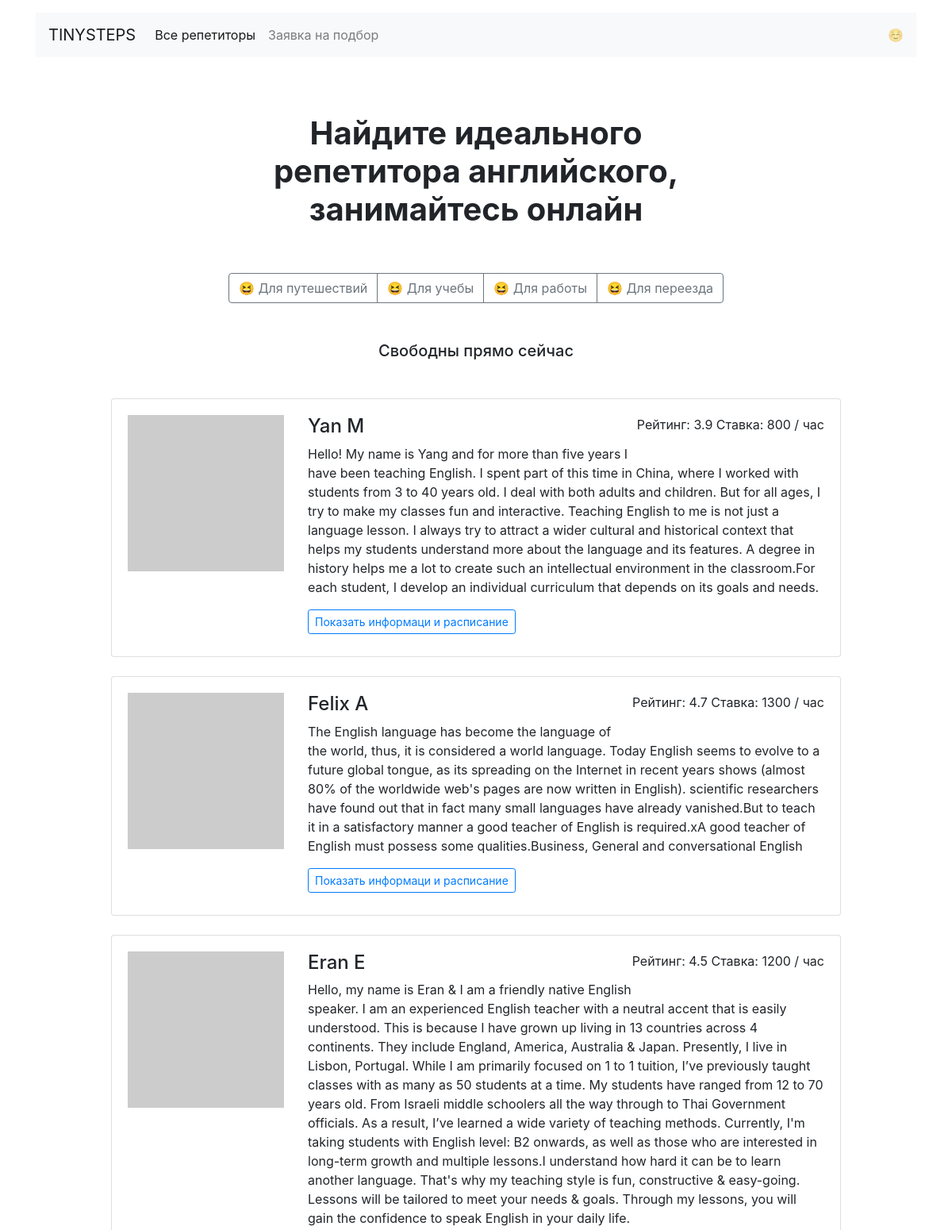
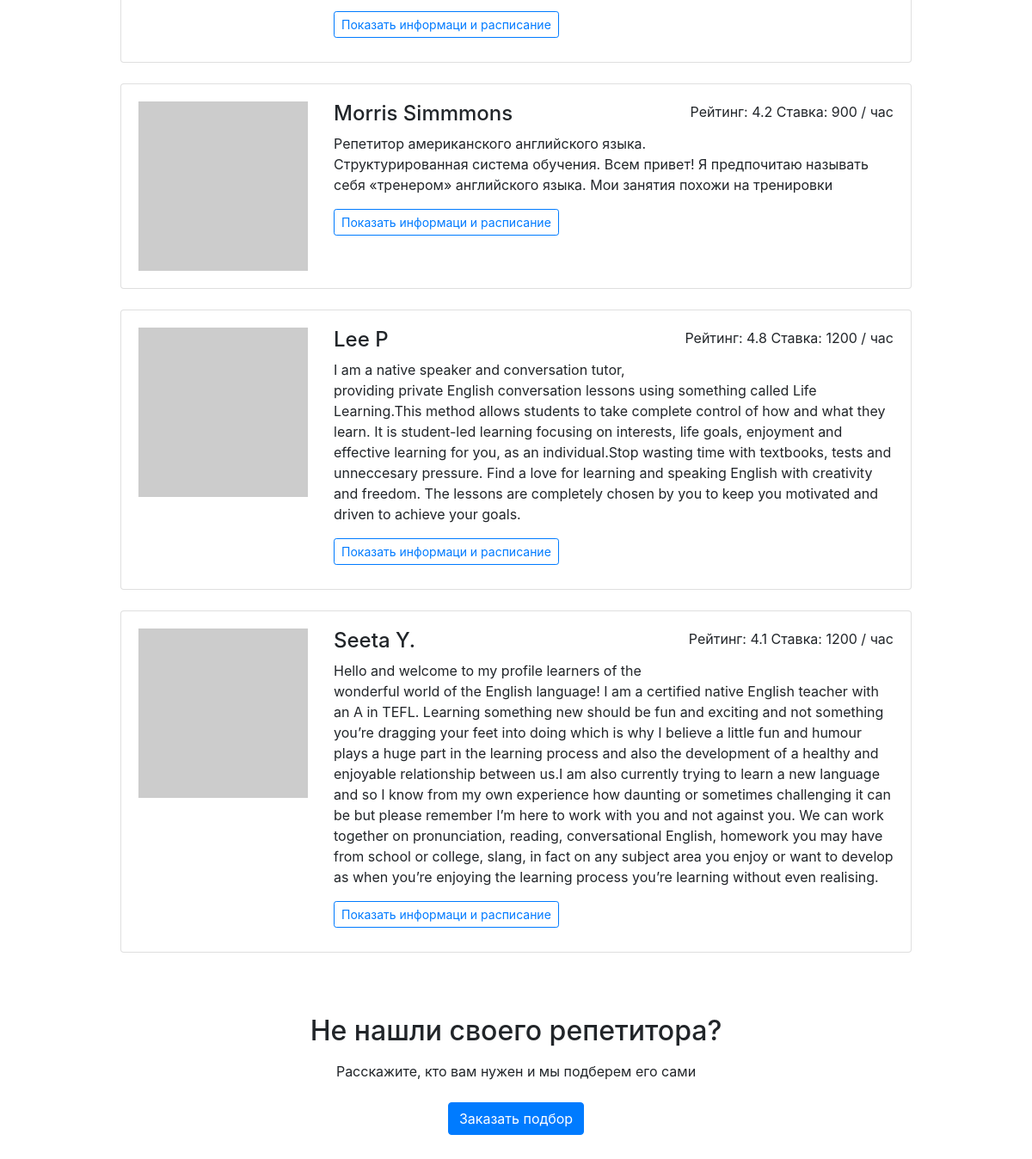
The page / on the database its author committed (2 pictures, top to bottom).
### app.py (models this page shows)
class Teacher(db.Model):
    __tablename__ = 'teachers'
    id = db.Column(db.Integer, primary_key=True)
    name = db.Column(db.String, nullable=False)
    about = db.Column(db.String, nullable=False)
    rating = db.Column(db.Float, nullable=False)
    picture = db.Column(db.String, nullable=False)
    price = db.Column(db.Integer, nullable=False)
    goals = db.Column(db.String, nullable=False)
    free = db.Column(db.String, nullable=False)
    bookings = db.relationship("Booking", back_populates="teacher")

### app.py (the view)
@app.route('/')
def index_r():
    teach_list = db.session.query(Teacher).all()
    random_teachers = random.sample(teach_list, 6)
    goals_dict = goals
    return render_template('index.html', teachers=random_teachers, goals_data=goals_dict)

### templates/index.html (shortened to what this page needs)
<!DOCTYPE html>
<html lang="ru">
<head>
  <link rel="stylesheet" href="https://stackpath.bootstrapcdn.com/bootstrap/4.3.1/css/bootstrap.min.css">
</head>
<body>
  <header class="container mt-3">
    <nav class="navbar navbar-expand-lg navbar-light bg-light">
      <a class="navbar-brand" href="/">TINYSTEPS</a>
      <div class="collapse navbar-collapse" id="navbarNav">
        <ul class="navbar-nav">
          <li class="nav-item active">
            <a class="nav-link" href="/">Все репетиторы</a>
          </li>
          <li class="nav-item">
            <a class="nav-link" href="/request/">Заявка на подбор</a>
          </li>
        </ul>
      </div>
      <span class="navbar-text d-sm-none d-lg-block">
        ☺️
      </span>
    </nav>
  </header>
  <main class="container mt-3 mb-5">
    <section>
    <h1 class="h1 text-center mx-auto mt-4 py-5"><strong>Найдите идеального <br>репетитора английского, <br>занимайтесь онлайн</strong></h1>
    <div class="text-center mb-5">
      <div class="btn-group mx-auto mb-0" role="group" aria-label="Basic example">
        {% for k,v in goals_data.items() %}
          <a href="/goals/{{ k }}" class="btn btn-outline-secondary"> {{ "\U0001F606" }} {{ v }} </a>
        {% endfor %}
      </div>
    </div>
    <h2 class="h5 text-center mb-5">Свободны прямо сейчас</h2>
    <div class="row">
      <div class="col-12 col-lg-10 offset-lg-1 m-auto">
        {% for i in range(6) %}
         <div class="card mb-4">
          <div class="card-body">
            <div class="row">
              <div class="col-3"><img src={{ teachers[i].picture}} class="img-fluid" alt=""></div>
              <div class="col-9">
                <p class="float-right">Рейтинг: {{ teachers[i].rating }} Ставка: {{ teachers[i].price}} / час</p>
                <h2 class="h4">{{ teachers[i].name }}</h2>
                <p>{{ teachers[i].about }}</p>
                <a href= /profiles/{{ teachers[i].id }} class="btn btn-outline-primary btn-sm mr-3 mb-2">Показать информаци и расписание</a>
              </div>
            </div>
          </div>
        </div>
        {% endfor %}
      </div>
    </div>
    <h2 class="text-center mt-5 mb-3">Не нашли своего репетитора?</h2>
    <p class="text-center mb-4">Расскажите, кто вам нужен и мы подберем его сами</p>
    <div class="text-center pb-5">
        <a href="" class="btn btn-primary">Заказать подбор</a>
    </div>
  </main>
</body>
</html>

### rows shown on the page
Teacher: rating "3.9", price "800", name "Yan M", about "Hello! My name is Yang and for more than five years I have been teaching English. I spent part of this time in China, where I worked with students from 3 to 40 years old. I deal with both adults and children. But for all ages, I try to make my classes fun and interactive. Teaching English to me is not just a language lesson. I always try to attract a wider cultural and historical context that helps my students understand more about the language and its features. A degree in history helps me a lot to create such an intellectual environment in the classroom.For each student, I develop an individual curriculum that depends on its goals and needs."
Teacher: rating "4.7", price "1300", name "Felix A", about "The English language has become the language of the world, thus, it is considered a world language. Today English seems to evolve to a future global tongue, as its spreading on the Internet in recent years shows (almost 80% of the worldwide web's pages are now written in English). scientific researchers have found out that in fact many small languages have already vanished.But to teach it in a satisfactory manner a good teacher of English is required.xA good teacher of English must possess some qualities.Business, General and conversational English"
Teacher: rating "4.5", price "1200", name "Eran E", about "Hello, my name is Eran & I am a friendly native English speaker. I am an experienced English teacher with a neutral accent that is easily understood. This is because I have grown up living in 13 countries across 4 continents. They include England, America, Australia & Japan. Presently, I live in Lisbon, Portugal. While I am primarily focused on 1 to 1 tuition, I’ve previously taught classes with as many as 50 students at a time. My students have ranged from 12 to 70 years old. From Israeli middle schoolers all the way through to Thai Government officials. As a result, I’ve learned a wide variety of teaching methods. Currently, I'm taking students with English level: B2 onwards, as well as…"
Teacher: rating "4.2", price "900", name "Morris Simmmons", about "Репетитор американского английского языка. Структурированная система обучения. Всем привет! Я предпочитаю называть себя «тренером» английского языка. Мои занятия похожи на тренировки"
Teacher: rating "4.8", price "1200", name "Lee P", about "I am a native speaker and conversation tutor, providing private English conversation lessons using something called Life Learning.This method allows students to take complete control of how and what they learn. It is student-led learning focusing on interests, life goals, enjoyment and effective learning for you, as an individual.Stop wasting time with textbooks, tests and unneccesary pressure. Find a love for learning and speaking English with creativity and freedom. The lessons are completely chosen by you to keep you motivated and driven to achieve your goals."
Teacher: rating "4.1", price "1200", name "Seeta Y.", about "Hello and welcome to my profile learners of the wonderful world of the English language! I am a certified native English teacher with an A in TEFL. Learning something new should be fun and exciting and not something you’re dragging your feet into doing which is why I believe a little fun and humour plays a huge part in the learning process and also the development of a healthy and enjoyable relationship between us.I am also currently trying to learn a new language and so I know from my own experience how daunting or sometimes challenging it can be but please remember I’m here to work with you and not against you. We can work together on pronunciation, reading, conversational English,…"

### other values the page prints
{{ "\U0001F606" }} "😆" "😆" "😆" "😆"
{{ v }} "Для путешествий" "Для учебы" "Для работы" "Для переезда"
